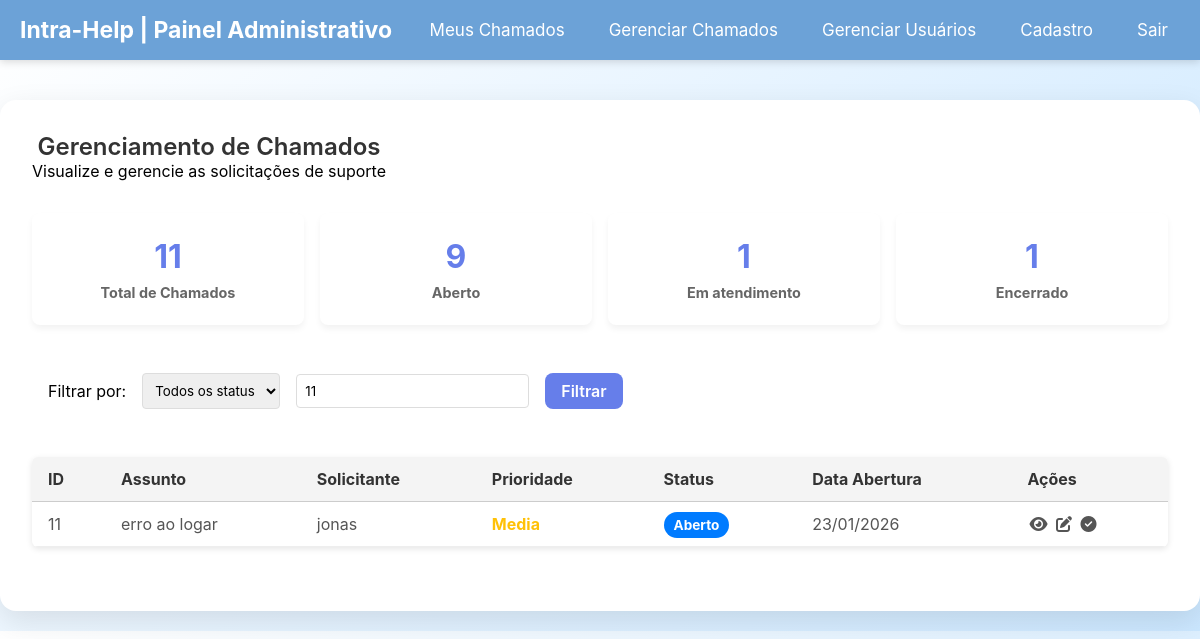
The page /views/painelTecnico.php?busca=11 (signed in) on the database its author committed.
### tables this page shows
CREATE TABLE "chamados" (
	"numero"	INTEGER NOT NULL,
	"solicitante_id"	INTEGER NOT NULL,
	"descricao"	TEXT NOT NULL,
	"responsavel_id"	INTEGER DEFAULT 1,
	"status"	TEXT DEFAULT "Aberto",
	"data_criacao"	TEXT DEFAULT current_timestamp, titulo text default "Reportar Problema", prioridade text default "Baixa",
	PRIMARY KEY("numero"),
	CONSTRAINT "fk_responsavel" FOREIGN KEY("responsavel_id") REFERENCES "usuarios"("usuario_id"),
	CONSTRAINT "fk_solicitante" FOREIGN KEY("solicitante_id") REFERENCES "usuarios"("usuario_id")
);

### models/chamados.php (called while the page is built, shortened)
<?php
function todosChamados($status = '', $busca = ''){
    $pdo = conectarDB();
    $sql = "SELECT c.numero, u.nome as solicitante, c.descricao, us.nome as responsavel, c.status, c.data_criacao, c.prioridade, c.titulo
            FROM chamados c
            INNER JOIN usuarios u
            ON solicitante_id = u.usuario_id
            INNER JOIN usuarios us
            ON responsavel_id = us.usuario_id
            WHERE 1=1";
    $params = [];
    $busca = trim($busca);
    if (!empty($busca)) {
        if (is_numeric($busca)) {
            $sql .= " AND (c.numero = ? OR c.titulo LIKE ?)";
            $params[] = (int)$busca;
            $params[] = "%$busca%";
        } else {
            $sql .= " AND c.titulo LIKE ?";
            $params[] = "%$busca%";
        }
    }
    $stmt = $pdo->prepare($sql);
    $stmt->execute($params);
    return $stmt->fetchAll(PDO::FETCH_ASSOC);
}
function contagemTodosChamadosPorStatus(){
    $pdo = conectarDB();
    $sql = "SELECT status, count(status) as Total FROM chamados c
            GROUP BY status";
    $stmt = $pdo->prepare($sql);
    $stmt->execute();
    return $stmt->fetchAll(PDO::FETCH_ASSOC);
}
function contagemTodosChamados() : int{
    $pdo = conectarDB();
    $sql = "SELECT COUNT(status) as Total FROM chamados";
    $stmt = $pdo->prepare($sql);
    $stmt->execute();
    return (int)$stmt->fetchColumn();
}

### views/painelTecnico.php (the view, shortened to what this page needs)
<?php
    require_once dirname(__DIR__) . '/models/chamados.php';
    $statusFiltro = $_GET['status'] ?? '';
    $buscaFiltro = $_GET['busca'] ?? '';
    $chamados = todosChamados($statusFiltro, $buscaFiltro);
    $contagemStatus = contagemTodosChamadosPorStatus();
    $totalChamados = contagemTodosChamados();
?>
<!DOCTYPE html>
<html lang="pt-br">
<head>
    <link rel="stylesheet" href="../style.css">
    <link rel="stylesheet" href="./painelTecnico.css">
    <link rel="stylesheet" href="https://cdnjs.cloudflare.com/ajax/libs/font-awesome/6.5.0/css/all.min.css">
</head>
<body>
    <?php
    include 'menu.php';
    ?>
    <div class="main-content">
        <div class="container">
            <div class="header-painel">
                <div>
                    <h2>Gerenciamento de Chamados</h2>
                    <p>Visualize e gerencie as solicitações de suporte</p>
                </div>
            </div>
            <div class="stats-cards">
                <div class="card">
                    <h3><?= $totalChamados ?></h3>
                    <p>Total de Chamados</p>
                </div>
                <?php foreach($contagemStatus as $c):?>
                <div class="card">
                    <h3><?= $c['Total'] ?></h3>
                    <p><?= $c['status'] ?></p>
                </div>
                <?php endforeach?>
            </div>
            <form method="GET" action="">
                <div class="filters">
                    <span>Filtrar por:</span>
                    <select name="status">
                        <option value="">Todos os status</option>
                    </select>
                    <input type="text" name="busca" value="<?= htmlspecialchars($buscaFiltro) ?>" placeholder="Buscar por ID ou Assunto...">
                    <button class="filters-btn btn" >Filtrar</button>
                </div>
            </form>
            <table class="data-table" style="max-width: 100%;">
                <thead>
                    <tr>
                        <th>ID</th>
                        <th>Assunto</th>
                        <th>Solicitante</th>
                        <th>Prioridade</th>
                        <th>Status</th>
                        <th>Data Abertura</th>
                        <th>Ações</th>
                    </tr>
                </thead>
                <tbody>
                    <?php foreach($chamados as $ch): ?>
                    <tr>
                        <td><?= $ch['numero'] ?></td>
                        <td><?= $ch['titulo'] ?></td>
                        <td><?= $ch['solicitante'] ?></td>
                        <td><span class="span-<?= $ch['prioridade'] ?>"><?= $ch['prioridade'] ?></span></td>
                        <td><span class="badge badge-<?= $ch['status'] ?>"><?= $ch['status'] ?></span></td>
                        <td><?= date('d/m/Y', strtotime($ch['data_criacao'])) ?></td>
                        <td>
                            <button class="btn-action btn-view" title="Visualizar"><i class="fa-solid fa-eye"></i></button>
                            <button class="btn-action btn-edit" title="Atualizar Status"><i class="fa-solid fa-pen-to-square"></i></button>
                            <button class="btn-action btn-close" title="Encerrar Chamado">
                                <?php if($ch['status'] != "Encerrado"): ?>
                                    <i class="fa-solid fa-check-circle"></i>
                                <?php endif; ?>
                            </button>
                        </td>
                    </tr>
                    <?php endforeach ?>
                </tbody>
            </table>
        </div>
    </div>
</body>
</html>

### style.css (style rules this page uses)
* { box-sizing: border-box; margin: 0; padding: 0; font-family: 'Inter', sans-serif; }
body { background: linear-gradient(135deg, #fff, #cbe7ff); }
.main-content { display: flex; justify-content: center; align-items: center; margin-top: 80px; padding: 20px; display: flex; justify-content: center; }
.container { background: #fff; padding: 2rem; border-radius: 1rem; box-shadow: 0 10px 30px rgba(0, 0, 0, 0.1); min-width: 450px; }
.container:has(table) { min-width: 1200px; }
h2 { text-align: center; margin-bottom: 1.5rem; font-weight: 600; color: #333; }
.btn { width: 100%; padding: 0.75rem 1rem; background-color: #667eea; color: white; border: none; border-radius: 0.5rem; font-size: 1rem; font-weight: 600; cursor: pointer; transition: background 0.3s ease; }
.data-table { width: 100%; min-width: 1000px; margin: 2rem auto; border-collapse: collapse; font-family: Arial, sans-serif; font-size: 16px; background-color: #fff; box-shadow: 0 2px 6px rgba(0, 0, 0, 0.1); border-radius: 6px; overflow: hidden; }
.data-table thead { background-color: #f4f4f4; }
.data-table thead th { text-align: left; padding: 12px 16px; border-bottom: 1px solid #ccc; color: #333; font-weight: bold; }
.data-table tbody td { padding: 12px 16px; border-bottom: 1px solid #eee; color: #555; }

### views/painelTecnico.css (style rules this page uses)
body { display: block; }
.main-content { margin-top: 80px; padding: 20px; display: flex; justify-content: center; }
.container { min-width: 1200px; margin: 0 auto; }
.header-painel { display: flex; justify-content: space-between; align-items: center; margin-bottom: 2rem; flex-wrap: wrap; gap: 1rem; }
.stats-cards { display: grid; grid-template-columns: repeat(auto-fit, minmax(200px, 1fr)); gap: 1rem; margin-bottom: 2rem; }
.card { background: #fff; padding: 1.5rem; border-radius: 8px; box-shadow: 0 4px 6px rgba(0,0,0,0.05); text-align: center; }
.card h3 { font-size: 2rem; margin-bottom: 0.5rem; color: #667eea; }
.card p { color: #666; font-size: 0.9rem; font-weight: bold; }
.badge { padding: 5px 10px; border-radius: 15px; font-size: 0.85rem; font-weight: bold; color: white; }
.badge-Aberto { background-color: #007bff; }
.btn-action { margin: 0 2px; color: #555; transition: color 0.2s; padding: 0; background: none; border: none; cursor: pointer; font-size: 1rem; }
.filters-btn { width: auto; padding: 0.5rem 1rem; }
.filters { background: #fff; padding: 1rem; border-radius: 8px; margin-bottom: 1rem; display: flex; gap: 1rem; align-items: center; }
.filters select, .filters input { padding: 0.5rem; border: 1px solid #ddd; border-radius: 4px; }
h2 { margin: 0; }
.span-Media { color: #ffc107; font-weight: bold; }

### rows shown on the page
chamados: numero "11", titulo "erro ao logar", solicitante "jonas", prioridade "Media", status "Aberto", data_criacao "23/01/2026"

### other values the page prints
$totalChamados "11"
$c['Total'] "9"
$c['status'] "Aberto"
$c['Total'] "1"
$c['status'] "Em atendimento"
$c['status'] "Encerrado"
